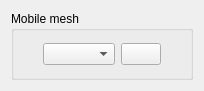
<ui version="4.0" >
 <class>BoundaryConditionsMobileMeshForm</class>
 <widget class="QWidget" name="BoundaryConditionsMobileMeshForm" >
  <property name="geometry" >
   <rect>
    <x>0</x>
    <y>0</y>
    <width>204</width>
    <height>91</height>
   </rect>
  </property>
  <property name="windowTitle" >
   <string>Form</string>
  </property>
  <layout class="QGridLayout" name="gridLayout" >
   <item row="0" column="0" >
    <widget class="QGroupBox" name="groupMobilBoundary" >
     <property name="title" >
      <string>Mobile mesh</string>
     </property>
     <layout class="QHBoxLayout" name="horizontalLayout_2" >
      <item>
       <spacer>
        <property name="orientation" >
         <enum>Qt::Horizontal</enum>
        </property>
        <property name="sizeHint" stdset="0" >
         <size>
          <width>53</width>
          <height>20</height>
         </size>
        </property>
       </spacer>
      </item>
      <item>
       <layout class="QHBoxLayout" name="horizontalLayout" >
        <item>
         <widget class="QComboBox" name="comboMobilBoundary" >
         </widget>
        </item>
        <item>
         <spacer>
          <property name="orientation" >
           <enum>Qt::Horizontal</enum>
          </property>
          <property name="sizeHint" stdset="0" >
           <size>
            <width>17</width>
            <height>17</height>
           </size>
          </property>
         </spacer>
        </item>
        <item>
         <widget class="QPushButton" name="pushButtonMobilBoundary" >
          <property name="text" >
           <string/>
          </property>
          <property name="icon" >
           <iconset resource="resources_pages.qrc" >
            <normaloff>:/new/prefix1/icons/22x22/edit-find-replace.png</normaloff>:/new/prefix1/icons/22x22/edit-find-replace.png</iconset>
          </property>
          <property name="iconSize" >
           <size>
            <width>22</width>
            <height>22</height>
           </size>
          </property>
         </widget>
        </item>
       </layout>
      </item>
      <item>
       <spacer>
        <property name="orientation" >
         <enum>Qt::Horizontal</enum>
        </property>
        <property name="sizeHint" stdset="0" >
         <size>
          <width>53</width>
          <height>20</height>
         </size>
        </property>
       </spacer>
      </item>
     </layout>
    </widget>
   </item>
  </layout>
 </widget>
 <resources>
  <include location="resources_pages.qrc" />
 </resources>
 <connections/>
</ui>
